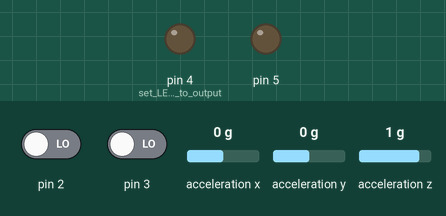
A sketch run on a simulated Arduino Uno, built with avr-gcc and run on an emulated ATmega328P. On the bench: output pins drawn as LEDs (lit = HIGH). Wiring (inferred from the names in the program): ADXL345 accelerometer at I2C address 0x1D. The test bench sets the inputs (shaded band); at power-on: pin 2 LOW, pin 3 LOW, acceleration x 0 g, acceleration y 0 g, acceleration z 1 g. What the sketch prints to the serial monitor is not drawn.

Above: at 1.2 s.
1.3 s: pin 2 driven HIGH
At 2.2 s:
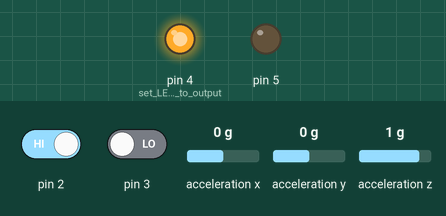
Timing chart, 0 to 4.3 s (numbered marks = the images above; inputs shaded):
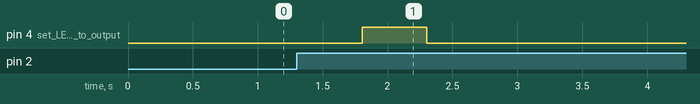

The sketch:

ADXL345_single_double_tap.ino
```cpp
//Barrett Anderies
//Sep. 15, 2012
//This code was written to learn and pracitice using I2C protocol and hardware interrupts on the Arduino. The single and double tap registers on the ADXL345 can be read without using interrupts,
//simplifying the code, but as mentioned, this was written to demonstrate how interrupts can be used. Get the ADXL345 datasheet here: http://www.analog.com/static/imported-files/data_sheets/ADXL345.pdf
//

#include <Wire.h>                                                                //include the Wire library (necessary for I2C and SPI protocols)
#include "ADXL345.h"                                                             //include the ADXL345 library (must be downloaded from: https://dl.dropbox.com/u/43421685/Website%20Content/ADXL345_library.zip and placed in Arduino --> libraries). Contains register addresses and functions.

//See datasheet for tuning instructions. I found the following settings to work well (for my application). Everything set to 0 is not being used.

#define THRESH_TAP 0x40                                                          //Tap threshold value
#define OFSX 0                                                                   //X-axis offset value
#define OFSY 0                                                                   //Y-axis offset valuevalue
#define OFSZ 0                                                                   //Z-axis offset value
#define DUR 0x30                                                                 //Tap duration value
#define LATENT 0x40                                                              //Tap Latency value
#define WINDOW 0xFF                                                              //Tap window value
#define THRESH_ACT 0                                                             //Activity threshold value
#define THRESH_INACT 0                                                           //Inactivity threshold value
#define TIME_INACT 0                                                             //Inactivity time value
#define ACT_INACT_CTL 0                                                          //Axis enable control for activity and inactivity detection value
#define THRESH_FF 0                                                              //Free-fall threshold value
#define TIME_FF 0                                                                //Free-fall time value
#define TAP_AXES B00000111                                                       //Axis control for single tap/double tap value
#define BW_RATE 0                                                                //Data rate and power mode control value
#define POWER_CTL B00001001                                                      //Power-saving features control value
#define INT_ENABLE B01100000                                                     //Interrupt enable control value
#define INT_MAP B00100000                                                        //Interrupt mapping control value
#define DATA_FORMAT B00001010                                                    //Data format control value
#define FIFO_CTL 0                                                               //FIFO control value


#define interrupt_receiver 15

byte X0, X1;                                                                     //variables to store incoming data
byte Y0, Y1;
byte Z0, Z1;
byte int_source;

boolean singleTap = false;                                                        //declare and initialize boolean variables to track tap type
boolean doubleTap = false;

ADXL345 myACC = ADXL345();                                                        //create an instance of class ADXL345() named myACC

void setup()
{
  Serial.begin(9600);                                                            //join the serial buss at 9600 baud
  pinMode(interrupt_receiver,INPUT);
  attachInterrupt(0, interrupt0, RISING);                                        //attach an interrupt on digital pin 2 (interrupt 0) for rising signal
  attachInterrupt(1, interrupt1, RISING);                                        //attach an interrupt on digital pin 3 (interrupt 1) for rising signal
  pinMode(4, OUTPUT);                                                            //set LED pins to output
  pinMode(5, OUTPUT);
  myACC.setTHRESH_TAP(THRESH_TAP);                                               //set registers on the ADXL345 to the above defined values (see datasheet for tuning and explanations)
  myACC.setDUR(DUR);
  myACC.setLATENT(LATENT);
  myACC.setWINDOW(WINDOW);
  myACC.setTAP_AXES(TAP_AXES);
  myACC.setPOWER_CTL(POWER_CTL);
  myACC.setINT_MAP(INT_MAP);
  myACC.setDATA_FORMAT(DATA_FORMAT);
  myACC.setINT_ENABLE(INT_ENABLE);

}

void loop()                                                                      //main loop
{
//  if (digitalRead(interrupt_receiver)){
//    Serial.println(1);
//  }

  myACC.readDATAX(&X0, &X1);                                                     //use readDATA functions (see library) and print values
  Serial.print(X0 + (X1 << 8));
  Serial.print("\t");
  myACC.readDATAY(&Y0, &Y1);
  Serial.print(Y0 + (Y1 << 8));
  Serial.print("\t");
  myACC.readDATAZ(&Z0, &Z1);
  Serial.println(Z0 + (Z1 << 8));

  myACC.readINT_SOURCE(&int_source);                                             //read the interrupt source register (Important! If this register is not read every iteration the interrupts on the ADXL345 will not reset, and therefore not function)
  //Serial.println(int_source, BIN);

  if(singleTap)                                                                  //if single tap is detected
  {
    delay(500);                                                                  //wait half a second to see if there is another tap and if not, procedd to blink pin 4 (which will light the LED red)
    if(!doubleTap)
    {
      //Serial.println("Single Tap!");
      digitalWrite(4, HIGH);
      delay(500);
      digitalWrite(4, LOW);
    }
    else                                                                         //if a second tap is deceted during the half second wait, preceed to blink pin 5 (which will light the LED green)
    {
      //Serial.println("Double Tap");
      digitalWrite(5, HIGH);
      delay(500);
      digitalWrite(5, LOW);
    }
    singleTap = false;                                                          //reset tap values to ensure the lights stop blinking until the next tap sets either singleTap or doubleTap to true (see below)
    doubleTap = false;
  }


}

void interrupt0()                                                              //a RISING on interrupt pin 2 (interrupt 0) would mean a single tap (from how we have wired and configured the ADXL345), therefore, set singleTap to true
{
  singleTap = true;
  //Serial.println("Single Tap!");
}

void interrupt1()                                                              //a RISING on interrupt pin 3 (interrupt 1) would mean a double tap (again, from how we have wired and configured the ADXL345), therefore, set doubleTap to true
{
  doubleTap = true;
  //Serial.println("Double Tap!");
}
```

ADXL345.cpp
```cpp
//ADXL345 accelerometer function library
//Barrett Anderies
//Sep. 15, 2012

#include "ADXL345.h"
#include <Wire.h>

ADXL345::ADXL345()
   {
     Wire.begin();
   }

//=====================Write=====================//

void ADXL345::setTHRESH_TAP(byte _THRESH_TAP)
   {
       Wire.beginTransmission(ADXL345_ADDRESS);
       Wire.write(THRESH_TAP_ADDRESS);
       Wire.write(_THRESH_TAP);
       Wire.endTransmission();
   }

void ADXL345::setOFSX(byte _OFSX)
   {
       Wire.beginTransmission(ADXL345_ADDRESS);
       Wire.write(OFSX_ADDRESS);
       Wire.write(_OFSX);
       Wire.endTransmission();
   }

void ADXL345::setOFSY(byte _OFSY)
   {
       Wire.beginTransmission(ADXL345_ADDRESS);
       Wire.write(OFSY_ADDRESS);
       Wire.write(_OFSY);
       Wire.endTransmission();
   }

void ADXL345::setOFSZ(byte _OFSZ)
   {
       Wire.beginTransmission(ADXL345_ADDRESS);
       Wire.write(OFSZ_ADDRESS);
       Wire.write(_OFSZ);
       Wire.endTransmission();
   }

void ADXL345::setDUR(byte _DUR)
   {
       Wire.beginTransmission(ADXL345_ADDRESS);
       Wire.write(DUR_ADDRESS);
       Wire.write(_DUR);
       Wire.endTransmission();
   }

void ADXL345::setLATENT(byte _LATENT)
   {
       Wire.beginTransmission(ADXL345_ADDRESS);
       Wire.write(LATENT_ADDRESS);
       Wire.write(_LATENT);
       Wire.endTransmission();
   }

void ADXL345::setWINDOW(byte _WINDOW)
   {
       Wire.beginTransmission(ADXL345_ADDRESS);
       Wire.write(WINDOW_ADDRESS);
       Wire.write(_WINDOW);
       Wire.endTransmission();
   }

void ADXL345::setTHRESH_ACT(byte _THRESH_ACT)
   {
       Wire.beginTransmission(ADXL345_ADDRESS);
       Wire.write(THRESH_ACT_ADDRESS);
       Wire.write(_THRESH_ACT);
       Wire.endTransmission();
   }

void ADXL345::setTHRESH_INACT(byte _THRESH_INACT)
   {
       Wire.beginTransmission(ADXL345_ADDRESS);
       Wire.write(THRESH_INACT_ADDRESS);
       Wire.write(_THRESH_INACT);
       Wire.endTransmission();
   }

void ADXL345::setTIME_INACT(byte _TIME_INACT)
   {
       Wire.beginTransmission(ADXL345_ADDRESS);
       Wire.write(TIME_INACT_ADDRESS);
       Wire.write(_TIME_INACT);
       Wire.endTransmission();
   }

void ADXL345::setACT_INACT_CTL(byte _ACT_INACT_CTL)
   {
       Wire.beginTransmission(ADXL345_ADDRESS);
       Wire.write(ACT_INACT_CTL_ADDRESS);
       Wire.write(_ACT_INACT_CTL);
       Wire.endTransmission();
   }

void ADXL345::setTHRESH_FF(byte _THRESH_FF)
   {
       Wire.beginTransmission(ADXL345_ADDRESS);
       Wire.write(THRESH_FF_ADDRESS);
       Wire.write(_THRESH_FF);
       Wire.endTransmission();
   }

void ADXL345::setTIME_FF(byte _TIME_FF)
   {
       Wire.beginTransmission(ADXL345_ADDRESS);
       Wire.write(TIME_FF_ADDRESS);
       Wire.write(_TIME_FF);
       Wire.endTransmission();
   }

void ADXL345::setTAP_AXES(byte _TAP_AXES)
   {
       Wire.beginTransmission(ADXL345_ADDRESS);
       Wire.write(TAP_AXES_ADDRESS);
       Wire.write(_TAP_AXES);
       Wire.endTransmission();
   }

void ADXL345::setBW_RATE(byte _BW_RATE)
   {
       Wire.beginTransmission(ADXL345_ADDRESS);
       Wire.write(BW_RATE_ADDRESS);
       Wire.write(_BW_RATE);
       Wire.endTransmission();
   }

void ADXL345::setPOWER_CTL(byte _POWER_CTL)
   {
       Wire.beginTransmission(ADXL345_ADDRESS);
       Wire.write(POWER_CTL_ADDRESS);
       Wire.write(_POWER_CTL);
       Wire.endTransmission();
   }

void ADXL345::setINT_ENABLE(byte _INT_ENABLE)
   {
       Wire.beginTransmission(ADXL345_ADDRESS);
       Wire.write(INT_ENABLE_ADDRESS);
       Wire.write(_INT_ENABLE);
       Wire.endTransmission();
   }

void ADXL345::setINT_MAP(byte _INT_MAP)
   {
       Wire.beginTransmission(ADXL345_ADDRESS);
       Wire.write(INT_MAP_ADDRESS);
       Wire.write(_INT_MAP);
       Wire.endTransmission();
   }

void ADXL345::setDATA_FORMAT(byte _DATA_FORMAT)
   {
       Wire.beginTransmission(ADXL345_ADDRESS);
       Wire.write(DATA_FORMAT_ADDRESS);
       Wire.write(_DATA_FORMAT);
       Wire.endTransmission();
   }
void ADXL345::setFIFO_CTL(byte _FIFO_CTL)
   {
       Wire.beginTransmission(ADXL345_ADDRESS);
       Wire.write(FIFO_CTL_ADDRESS);
       Wire.write(_FIFO_CTL);
       Wire.endTransmission();
   }

//======================Read=====================//


void ADXL345::readTHRESH_TAP(byte *_THRESH_TAP)
   {
       Wire.beginTransmission(ADXL345_ADDRESS);
       Wire.write(THRESH_TAP_ADDRESS);
       Wire.endTransmission();
       Wire.requestFrom(ADXL345_ADDRESS, 1);
       *_THRESH_TAP = Wire.read();
   }

void ADXL345::readOFSX(byte *_OFSX)
   {
       Wire.beginTransmission(ADXL345_ADDRESS);
       Wire.write(OFSX_ADDRESS);
       Wire.endTransmission();
       Wire.requestFrom(ADXL345_ADDRESS, 1);
       *_OFSX = Wire.read();
   }

void ADXL345::readOFSY(byte *_OFSY)
   {
       Wire.beginTransmission(ADXL345_ADDRESS);
       Wire.write(OFSY_ADDRESS);
       Wire.endTransmission();
       Wire.requestFrom(ADXL345_ADDRESS, 1);
       *_OFSY = Wire.read();
   }

void ADXL345::readOFSZ(byte *_OFSZ)
   {
       Wire.beginTransmission(ADXL345_ADDRESS);
       Wire.write(OFSZ_ADDRESS);
       Wire.endTransmission();
       Wire.requestFrom(ADXL345_ADDRESS, 1);
       *_OFSZ = Wire.read();
   }

void ADXL345::readDUR(byte *_DUR)
   {       Wire.beginTransmission(ADXL345_ADDRESS);
       Wire.write(DUR_ADDRESS);
       Wire.endTransmission();
       Wire.requestFrom(ADXL345_ADDRESS, 1);
       *_DUR = Wire.read();
   }

void ADXL345::readLATENT(byte *_LATENT)
   {
       Wire.beginTransmission(ADXL345_ADDRESS);
       Wire.write(LATENT_ADDRESS);
       Wire.endTransmission();
       Wire.requestFrom(ADXL345_ADDRESS, 1);
       *_LATENT = Wire.read();
   }

void ADXL345::readWINDOW(byte *_WINDOW)
   {
       Wire.beginTransmission(ADXL345_ADDRESS);
       Wire.write(WINDOW_ADDRESS);
       Wire.endTransmission();
       Wire.requestFrom(ADXL345_ADDRESS, 1);
       *_WINDOW = Wire.read();
   }

void ADXL345::readTHRESH_ACT(byte *_THRESH_ACT)
   {
       Wire.beginTransmission(ADXL345_ADDRESS);
       Wire.write(THRESH_ACT_ADDRESS);
       Wire.endTransmission();
       Wire.requestFrom(ADXL345_ADDRESS, 1);
       *_THRESH_ACT = Wire.read();
   }

void ADXL345::readTHRESH_INACT(byte *_THRESH_INACT)
   {
       Wire.beginTransmission(ADXL345_ADDRESS);
       Wire.write(THRESH_INACT_ADDRESS);
       Wire.endTransmission();
       Wire.requestFrom(ADXL345_ADDRESS, 1);
       *_THRESH_INACT = Wire.read();
   }

void ADXL345::readTIME_INACT(byte *_TIME_INACT)
   {
       Wire.beginTransmission(ADXL345_ADDRESS);
       Wire.write(TIME_INACT_ADDRESS);
       Wire.endTransmission();
       Wire.requestFrom(ADXL345_ADDRESS, 1);
       *_TIME_INACT = Wire.read();
   }

void ADXL345::readACT_INACT_CTL(byte *_ACT_INACT_CTL)
   {
       Wire.beginTransmission(ADXL345_ADDRESS);
       Wire.write(ACT_INACT_CTL_ADDRESS);
       Wire.endTransmission();
       Wire.requestFrom(ADXL345_ADDRESS, 1);
       *_ACT_INACT_CTL = Wire.read();
   }

void ADXL345::readTHRESH_FF(byte *_THRESH_FF)
   {
       Wire.beginTransmission(ADXL345_ADDRESS);
       Wire.write(THRESH_FF_ADDRESS);
       Wire.endTransmission();
       Wire.requestFrom(ADXL345_ADDRESS, 1);
       *_THRESH_FF = Wire.read();
   }

void ADXL345::readTIME_FF(byte *_TIME_FF)
   {
       Wire.beginTransmission(ADXL345_ADDRESS);
       Wire.write(TIME_FF_ADDRESS);
       Wire.endTransmission();
       Wire.requestFrom(ADXL345_ADDRESS, 1);
       *_TIME_FF = Wire.read();
   }

void ADXL345::readTAP_AXES(byte *_TAP_AXES)
   {
       Wire.beginTransmission(ADXL345_ADDRESS);
       Wire.write(TAP_AXES_ADDRESS);
       Wire.endTransmission();
       Wire.requestFrom(ADXL345_ADDRESS, 1);
       *_TAP_AXES = Wire.read();
   }

void ADXL345::readACT_TAP_STATUS(byte *_ACT_TAP_STATUS)
   {
       Wire.beginTransmission(ADXL345_ADDRESS);
       Wire.write(ACT_TAP_STATUS_ADDRESS);
       Wire.endTransmission();
       Wire.requestFrom(ADXL345_ADDRESS, 1);
       *_ACT_TAP_STATUS = Wire.read();
   }

void ADXL345::readBW_RATE(byte *_BW_RATE)
   {
       Wire.beginTransmission(ADXL345_ADDRESS);
       Wire.write(BW_RATE_ADDRESS);
       Wire.endTransmission();
       Wire.requestFrom(ADXL345_ADDRESS, 1);
       *_BW_RATE = Wire.read();
   }

void ADXL345::readPOWER_CTL(byte *_POWER_CTL)
   {
       Wire.beginTransmission(ADXL345_ADDRESS);
       Wire.write(POWER_CTL_ADDRESS);
       Wire.endTransmission();
       Wire.requestFrom(ADXL345_ADDRESS, 1);
       *_POWER_CTL = Wire.read();
   }

void ADXL345::readINT_ENABLE(byte *_INT_ENABLE)
   {
       Wire.beginTransmission(ADXL345_ADDRESS);
       Wire.write(INT_ENABLE_ADDRESS);
       Wire.endTransmission();
       Wire.requestFrom(ADXL345_ADDRESS, 1);
       *_INT_ENABLE = Wire.read();
   }

void ADXL345::readINT_MAP(byte *_INT_MAP)
   {
       Wire.beginTransmission(ADXL345_ADDRESS);
       Wire.write(INT_MAP_ADDRESS);
       Wire.endTransmission();
       Wire.requestFrom(ADXL345_ADDRESS, 1);
       *_INT_MAP = Wire.read();
   }

void ADXL345::readINT_SOURCE(byte *_INT_SOURCE)
   {
       Wire.beginTransmission(ADXL345_ADDRESS);
       Wire.write(INT_SOURCE_ADDRESS);
       Wire.endTransmission();
       Wire.requestFrom(ADXL345_ADDRESS, 1);
       *_INT_SOURCE = Wire.read();
   }

void ADXL345::readDATA_FORMAT(byte *_DATA_FORMAT)
   {
       Wire.beginTransmission(ADXL345_ADDRESS);
       Wire.write(DATA_FORMAT_ADDRESS);
       Wire.endTransmission();
       Wire.requestFrom(ADXL345_ADDRESS, 1);
       *_DATA_FORMAT = Wire.read();
   }

void ADXL345::readDATAX(byte *_DATAX0, byte *_DATAX1)
   {
       Wire.beginTransmission(ADXL345_ADDRESS);
       Wire.write(DATAX0_ADDRESS);
       Wire.endTransmission();
       Wire.requestFrom(ADXL345_ADDRESS, 1);
       *_DATAX0= Wire.read();

       Wire.beginTransmission(ADXL345_ADDRESS);
       Wire.write(DATAX1_ADDRESS);
       Wire.endTransmission();
       Wire.requestFrom(ADXL345_ADDRESS, 1);
       *_DATAX1= Wire.read();
   }

void ADXL345::readDATAY(byte *_DATAY0, byte *_DATAY1)
   {
       Wire.beginTransmission(ADXL345_ADDRESS);
       Wire.write(DATAY0_ADDRESS);
       Wire.endTransmission();
       Wire.requestFrom(ADXL345_ADDRESS, 1);
       *_DATAY0= Wire.read();

       Wire.beginTransmission(ADXL345_ADDRESS);
       Wire.write(DATAY1_ADDRESS);
       Wire.endTransmission();
       Wire.requestFrom(ADXL345_ADDRESS, 1);
       *_DATAY1= Wire.read();
   }

void ADXL345::readDATAZ(byte *_DATAZ0, byte *_DATAZ1)
   {
       Wire.beginTransmission(ADXL345_ADDRESS);
       Wire.write(DATAZ0_ADDRESS);
       Wire.endTransmission();
       Wire.requestFrom(ADXL345_ADDRESS, 1);
       *_DATAZ0= Wire.read();

       Wire.beginTransmission(ADXL345_ADDRESS);
       Wire.write(DATAZ1_ADDRESS);
       Wire.endTransmission();
       Wire.requestFrom(ADXL345_ADDRESS, 1);
       *_DATAZ1= Wire.read();
   }

void ADXL345::readFIFO_CTL(byte *_FIFO_CTL)
   {
       Wire.beginTransmission(ADXL345_ADDRESS);
       Wire.write(FIFO_CTL_ADDRESS);
       Wire.endTransmission();
       Wire.requestFrom(ADXL345_ADDRESS, 1);
       *_FIFO_CTL = Wire.read();
   }

void ADXL345::readFIFO_STATUS(byte *_FIFO_STATUS)
   {
       Wire.beginTransmission(ADXL345_ADDRESS);
       Wire.write(FIFO_STATUS_ADDRESS);
       Wire.endTransmission();
       Wire.requestFrom(ADXL345_ADDRESS, 1);
       *_FIFO_STATUS = Wire.read();
   }
```

Source omitted: ADXL345.h (5835 bytes)

Measured:
- after the input at 1.3 s, pin 4 (set_LED_pins_to_output): LOW → HIGH after 0.50 s, → LOW 0.50 s later
